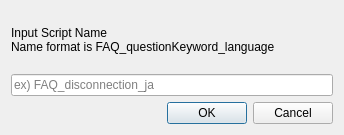
<?xml version="1.0" encoding="UTF-8"?>
<ui version="4.0">
 <class>ScriptNameSetting</class>
 <widget class="QDialog" name="ScriptNameSetting">
  <property name="geometry">
   <rect>
    <x>0</x>
    <y>0</y>
    <width>344</width>
    <height>135</height>
   </rect>
  </property>
  <property name="windowTitle">
   <string>Dialog</string>
  </property>
  <layout class="QVBoxLayout" name="verticalLayout">
   <item>
    <widget class="QLabel" name="label">
     <property name="text">
      <string>Input Script Name
Name format is FAQ_questionKeyword_language</string>
     </property>
    </widget>
   </item>
   <item>
    <widget class="QLineEdit" name="scriptNameEdit">
     <property name="placeholderText">
      <string>ex) FAQ_disconnection_ja</string>
     </property>
    </widget>
   </item>
   <item>
    <widget class="QDialogButtonBox" name="buttonBox">
     <property name="orientation">
      <enum>Qt::Horizontal</enum>
     </property>
     <property name="standardButtons">
      <set>QDialogButtonBox::Cancel|QDialogButtonBox::Ok</set>
     </property>
    </widget>
   </item>
  </layout>
 </widget>
 <resources/>
 <connections>
  <connection>
   <sender>buttonBox</sender>
   <signal>accepted()</signal>
   <receiver>ScriptNameSetting</receiver>
   <slot>accept()</slot>
   <hints>
    <hint type="sourcelabel">
     <x>248</x>
     <y>254</y>
    </hint>
    <hint type="destinationlabel">
     <x>157</x>
     <y>274</y>
    </hint>
   </hints>
  </connection>
  <connection>
   <sender>buttonBox</sender>
   <signal>rejected()</signal>
   <receiver>ScriptNameSetting</receiver>
   <slot>reject()</slot>
   <hints>
    <hint type="sourcelabel">
     <x>316</x>
     <y>260</y>
    </hint>
    <hint type="destinationlabel">
     <x>286</x>
     <y>274</y>
    </hint>
   </hints>
  </connection>
 </connections>
</ui>
